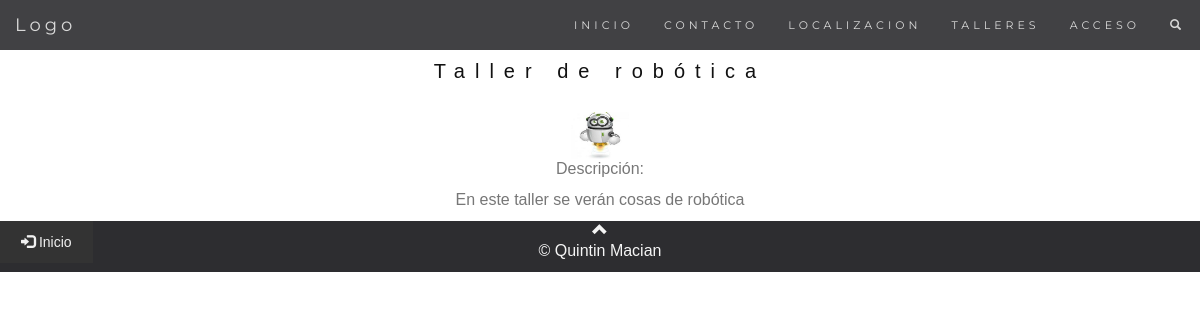
Page /taller/mostrar/0 on the committed database.
### talleres/models.py (models this page shows, shortened)
class Taller(models.Model):
    Numero = models.AutoField(primary_key=True)
    NombreTaller = models.CharField(max_length=50)
    Descripcion = models.CharField(max_length=150)
    NumDepartamento = models.ForeignKey(Departamento, on_delete=models.CASCADE)
    NIVEL = ((1,'ESO'), (2, 'BACHILLER'), (3,'CFGM'), (4,'CFGS'), (5,'PQPI'))
    nivel = models.PositiveSmallIntegerField(choices=NIVEL, null=True)
    curso = models.IntegerField()
    MaxAlumnos = models.IntegerField()
    duracion = models.IntegerField()
    jornada = models.IntegerField()
    excede = models.IntegerField(null=True)
    foto = models.ImageField(blank=True, null=True, upload_to = 'media/', default='/media/default.jpg')
    ESTADO = ((1, 'abierto'),(2, 'cerrado'))
    estado = models.PositiveSmallIntegerField(choices=ESTADO, null=True)
    idAlumnoTaller = models.ManyToManyField(Alumno, through='AlumnoTaller')
    idProfesorTaller = models.ManyToManyField(Profesor, through='ProfesorTaller')

### talleres/views.py (the view, shortened to what this page needs)
# urls.py: path('taller/mostrar/<int:taller_id>', views.muestraTallerConID, name='muestraTallerConID'),
def muestraTallerConID(request, taller_id):
    taller = get_object_or_404(Taller, pk=taller_id)
    alumnos=Alumno.objects.filter(dniA=request.user)
    if request.user.is_anonymous:
        return render(request, 'talleres/taller.html',
        {
            "taller" : taller,
            "alumno": False
        })

### talleres/templates/talleres/taller.html (shortened to what this page needs)
{% extends "base.html" %}
  {% block content %}
  <div id="hueco" style="height: 50px;">
  </div>
    <div id="band" class="container-fluid text-center">
      <h3> {{ taller.NombreTaller }}</h3>
      <img src='../../media/{{ taller.foto }}' width="5%" height="5%">
      <p>Descripción:</p>
      <p>{{ taller.Descripcion }}</p>
    </div>
    {% endblock content %}

### talleres/static/talleres/principal.css (style rules this page uses)
body { font: 400 15px/1.8 Lato, sans-serif; color: #777; }
h3, h4 { margin: 10px 0 30px 0; letter-spacing: 10px; font-size: 20px; color: #111; }

### rows in the picture
Taller: NombreTaller "Taller de robótica", foto (picture), Descripcion "En este taller se verán cosas de robótica"
